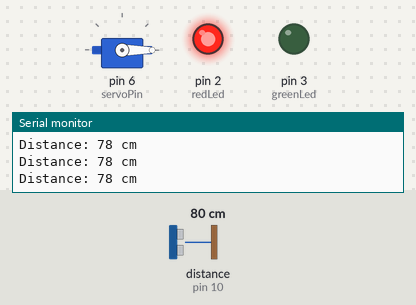
A sketch run on a simulated Arduino Uno, built with avr-gcc and run on an emulated ATmega328P. Parts: servo, output pins drawn as LEDs (lit = HIGH), the last lines printed to the serial monitor. Wiring (inferred from the names in the program): ultrasonic range finder: trigger pin 9; echo pin 10. Inputs (shaded band) come from the test bench; at power-on: distance to the obstacle (sensor on pin 10) 80 cm. The echo pulse lasts 58.3 µs per cm; pins used as bus, display or sensor lines are not drawn.

Above: at 1.2 s.
1.3 s: distance to the obstacle (sensor on pin 10) set to 23 cm
2.8 s: distance to the obstacle (sensor on pin 10) set to 18 cm
At 3.1 s:
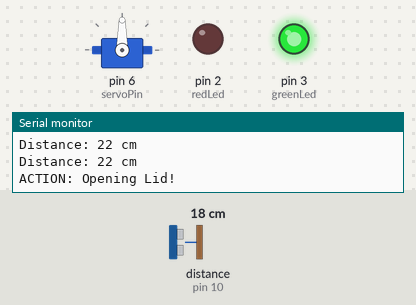
4.3 s: distance to the obstacle (sensor on pin 10) set to 35 cm
At 6.7 s:
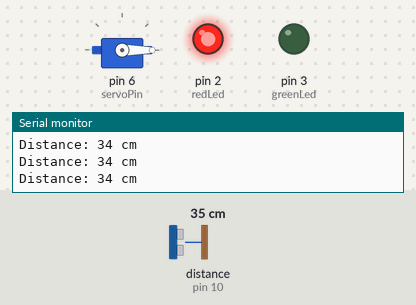
7.3 s: distance to the obstacle (sensor on pin 10) set to 2 cm
At 8.0 s:
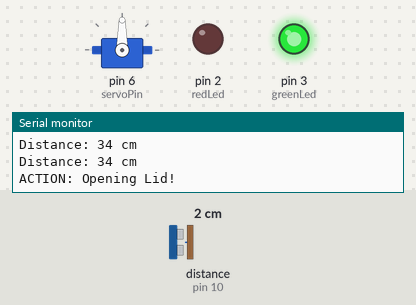
Timing chart, 0 to 9.8 s (numbered marks = the images above; inputs shaded):
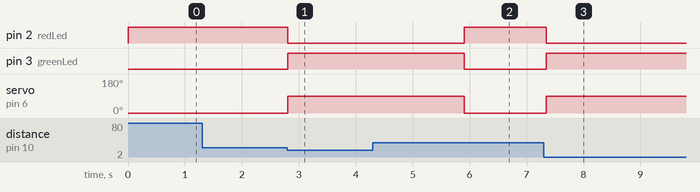

The sketch:

smart_dustbin.ino
```cpp
#include <Servo.h>

// Define Pins
const int trigPin = 9;
const int echoPin = 10;
const int servoPin = 6;
const int greenLed = 3;
const int redLed = 2;

// Variables
long duration;
int distance;
Servo myServo;

void setup() {
  // Initialize Serial Monitor for debugging
  Serial.begin(9600);

  // Pin Modes
  pinMode(trigPin, OUTPUT);
  pinMode(echoPin, INPUT);
  pinMode(greenLed, OUTPUT);
  pinMode(redLed, OUTPUT);

  // Attach Servo
  myServo.attach(servoPin);
  myServo.write(0); // Start closed
  digitalWrite(redLed, HIGH); // Red LED on (Closed)
}

void loop() {
  // 1. Clear the trigPin
  digitalWrite(trigPin, LOW);
  delayMicroseconds(2);

  // 2. Set the trigPin on HIGH state for 10 micro seconds
  digitalWrite(trigPin, HIGH);
  delayMicroseconds(10);
  digitalWrite(trigPin, LOW);

  // 3. Read the echoPin, returns the sound wave travel time in microseconds
  duration = pulseIn(echoPin, HIGH);

  // 4. Calculate the distance
  // Formula: Distance = (Time * SpeedOfSound) / 2
  // Speed of sound is approx 0.034 cm/microsecond
  distance = duration * 0.034 / 2;

  // 5. Logic Control
  if (distance < 20 && distance > 0) {
    Serial.println("ACTION: Opening Lid!");
    openLid();
  } else {
    closeLid();
  }

  // Debugging (Required for report)
  Serial.print("Distance: ");
  Serial.print(distance);
  Serial.println(" cm");

  delay(100);
}

void openLid() {
  myServo.write(90); // Rotate to 90 degrees (Open)
  digitalWrite(greenLed, HIGH);
  digitalWrite(redLed, LOW);
  delay(3000); // Keep open for 3 seconds
}

void closeLid() {
  myServo.write(0); // Rotate back to 0 degrees (Closed)
  digitalWrite(greenLed, LOW);
  digitalWrite(redLed, HIGH);
}
```

Measured:
- the behaviour switches between 21 and 20 cm on distance to the obstacle (sensor on pin 10) (found by bisection; images 0 and 1)
- after the input at 2.8 s, pin 2 (redLed): HIGH → LOW at once; pin 3 (greenLed): LOW → HIGH at once; servo on pin 6 (servoPin): 0° → 90° at once
- after the input at 4.3 s, pin 2 (redLed): LOW → HIGH after 1.6 s; pin 3 (greenLed): HIGH → LOW after 1.6 s; servo on pin 6 (servoPin): 90° → 0° after 1.6 s
- after the input at 7.3 s, pin 2 (redLed): HIGH → LOW at once; pin 3 (greenLed): LOW → HIGH at once; servo on pin 6 (servoPin): 0° → 90° at once
